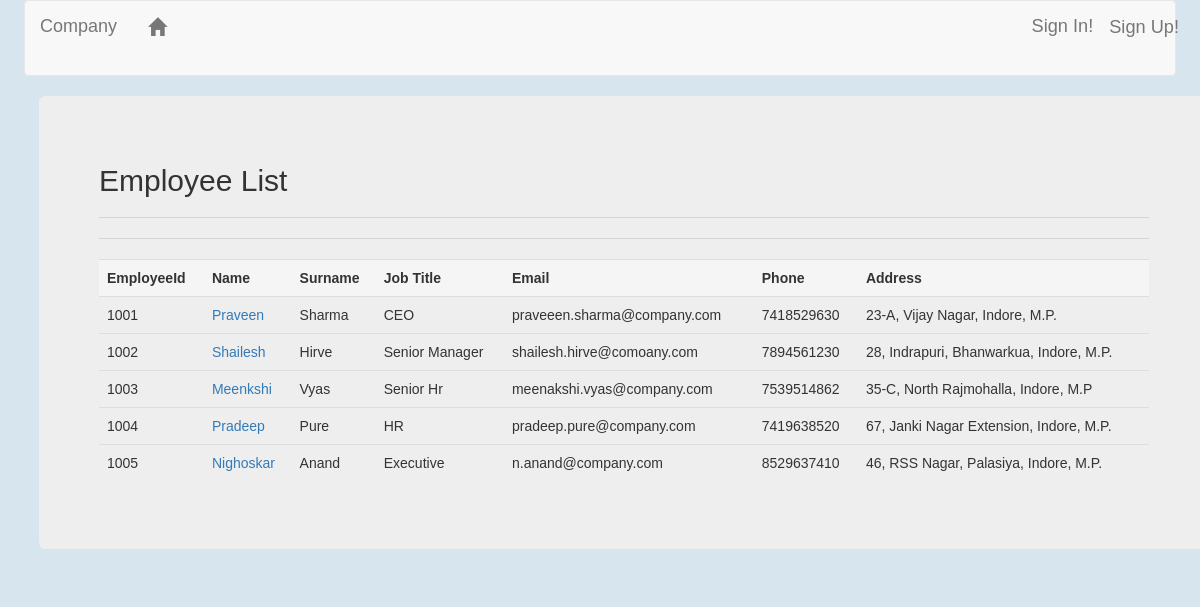
The page / on the database its author committed.
### EmployeeList/models.py (models this page shows, shortened)
class Employee(models.Model):
    employee_id = models.IntegerField(null=True)
    name = models.CharField(max_length=20)
    surname = models.CharField(max_length=20)
    job_title = models.CharField(null=True,max_length=30)
    email = models.EmailField(null=True)
    phone = models.IntegerField(null=True)
    address = models.CharField(max_length=100, null=True)

### EmployeeList/views.py (the view)
# urls.py: path('', views.EmpListView.as_view(), name='emp_list_view'),
class EmpListView(ListView):
    model = Employee
    def get_queryset(self):
        return Employee.objects.all()

### templates/EmployeeList/employee_list.html (shortened to what this page needs)
<!DOCTYPE html>
{% extends 'EmployeeList/index.html' %}
    {% block content %}
    <div class='list_view'>
        <div class="container jumbotron">
            <h2  > Employee List </h2><hr/><hr/>
                <div class="employee" border='1px'>
                    <table class='table  table-responsive{-sm|-md}'>
                        <tr class='table active'>
                            <th>EmployeeId</th>
                            <th>Name</th>
                            <th>Surname</th>
                            <th>Job Title</th>
                            <th>Email</th>
                            <th>Phone</th>
                            <th>Address</th>
                        </tr>
            {% for emp in employee_list %}
                        <tr>
                            <td>{{ emp.employee_id }}</td>
                            <td><a href="{% url 'EmployeeList:emp_detail_view' pk=emp.pk %}">{{ emp.name }}</a></td>
                            <td>{{ emp.surname }}</td>
                            <td>{{ emp.job_title }}</td>
                            <td>{{ emp.email }}</td>
                            <td>{{ emp.phone }}</td>
                            <td>{{ emp.address }}</td>
                        </tr>
                </div>
            {% endfor%}
    {% endblock %}

### templates/EmployeeList/index.html (shortened to what this page needs)
<!DOCTYPE html>
{% load static %}
<html lang="en" dir="ltr">
  <head>
    <link rel="stylesheet" href="https://stackpath.bootstrapcdn.com/bootstrap/3.4.1/css/bootstrap.min.css">
    <link rel="stylesheet" href="{% static 'css/index.css'%}">
  </head>
  <body>
      <nav class="navbar navbar-default">
          <div class="container">
              <ul class="nav navbar-nav">
                  <li><a class="navbar-brand bigbrand" href="{% url 'EmployeeList:emp_list_view' %}">Company</a></li>
                  <li><a class="navbar" href="{% url 'EmployeeList:emp_list_view' %}"><span class='glyphicon glyphicon-home'></span></a></li>
              </ul>
              <ul class="nav navbar-nav navbar-right">
                  {% if user.is_authenticated %}
                  <li><a href="{% url 'EmployeeList:emp_create_view' %}">Add Employee</a></li>
                  <li><a href="{% url 'EmployeeList:logout' %}">Log Out</a></li>
                  <li><a>Welcome: {{user.username}}</a></li>
                  {%else%}
                  <li><a class="nav navbar-right" href="{% url 'EmployeeList:login' %}">Sign In!</a></li>
                  <li><a class="navbar" href="{% url 'EmployeeList:register' %}">Sign Up!</a></li>
                  {% endif %}
              </ul>
          </div>
      </nav>
      <div class="content centerstage container">
        {% block content %}
        {% endblock %}
  </body>
</html>

### static/css/index.css (style rules this page uses)
body { font-family: 'Lucida Sans', 'Lucida Sans Regular', 'Lucida Grande', 'Lucida Sans Unicode', Geneva, Verdana, sans-serif; padding-left: 2%; padding-right: 2%; padding-bottom: 25%; background-color: rgb(214, 229, 238); }
nav { font-size: 1.3em; }
.centerstage { margin-left: auto; margin-right: auto; }
.bigbrand { font-size: 1.5; }

### rows shown on the page
Employee: employee_id "1001", name "Praveen", surname "Sharma", job_title "CEO", email "praveeen.sharma@company.com", phone "7418529630", address "23-A, Vijay Nagar, Indore, M.P."
Employee: employee_id "1002", name "Shailesh", surname "Hirve", job_title "Senior Manager", email "shailesh.hirve@comoany.com", phone "7894561230", address "28, Indrapuri, Bhanwarkua, Indore, M.P."
Employee: employee_id "1003", name "Meenkshi", surname "Vyas", job_title "Senior Hr", email "meenakshi.vyas@company.com", phone "7539514862", address "35-C, North Rajmohalla, Indore, M.P"
Employee: employee_id "1004", name "Pradeep", surname "Pure", job_title "HR", email "pradeep.pure@company.com", phone "7419638520", address "67, Janki Nagar Extension, Indore, M.P."
Employee: employee_id "1005", name "Nighoskar", surname "Anand", job_title "Executive", email "n.anand@company.com", phone "8529637410", address "46, RSS Nagar, Palasiya, Indore, M.P."
